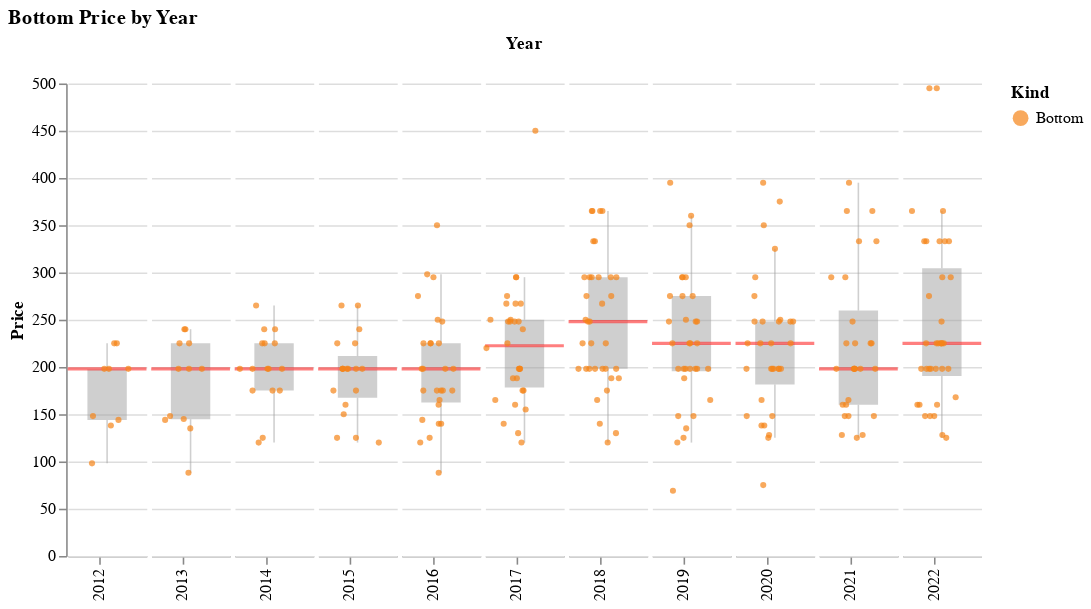

Notebook source saved alongside this figure:
### Markdown cell above
Since 2016, the median price for bottoms has usually been `$225`, as it was again in 2022.

### Code cell
plots.price_plot(clothes_products_df[clothes_products_df['Kind'] == 'Bottom'], 
                 'Kind', 
                 kind_sort_order,
                 color_scale=alt.Scale(range=['#f58518'])).properties(title='Bottom Price by Year')

### Figure 1 — Vega-Lite specification as saved in the notebook (floating-point values rounded to 4 significant figures; data arrays with more than 128 entries replaced by an {"elided": "..."} marker saying what was removed)
{"$schema": "https://vega.github.io/schema/vega-lite/v4.17.0.json", "config": {"facet": {"spacing": 0}, "view": {"continuousHeight": 300, "continuousWidth": 400, "stroke": null}}, "data": {"name": "data-db26e1d2178b01538346e326afea0176"}, "datasets": {"data-db26e1d2178b01538346e326afea0176": {"elided": "275 records"}}, "facet": {"column": {"field": "Year", "header": {"labelAlign": "right", "labelAngle": -90, "labelOrient": "bottom", "labelPadding": 3, "titleOrient": "top"}, "type": "ordinal"}}, "spec": {"layer": [{"encoding": {"y": {"axis": {}, "field": "Price", "scale": {}, "type": "quantitative"}}, "mark": {"color": "#A0A0A0", "opacity": 0.5, "outliers": false, "size": 25, "type": "boxplot"}, "width": 50}, {"layer": [{"encoding": {"y": {"aggregate": "median", "field": "Price", "type": "quantitative"}}, "mark": {"color": "red", "opacity": 0.5, "size": 2, "type": "rule"}, "width": 50}, {"encoding": {"color": {"field": "Kind", "scale": {"range": ["#f58518"]}, "sort": ["Bottom", "Top", "Layer"], "type": "nominal"}, "tooltip": [{"field": "Product", "type": "nominal"}, {"field": "Price", "type": "quantitative"}, {"field": "Price-2022", "type": "quantitative"}], "x": {"axis": {"grid": false, "labels": false, "ticks": true, "values": [0]}, "field": "jitter", "scale": {}, "title": null, "type": "quantitative"}, "y": {"axis": {}, "field": "Price", "scale": {}, "type": "quantitative"}}, "mark": {"opacity": 0.7, "size": 15, "type": "circle"}, "transform": [{"as": "jitter", "calculate": "sqrt(-1*log(random()))*cos(2*PI*random())"}], "width": 50}]}]}, "title": "Bottom Price by Year"}
